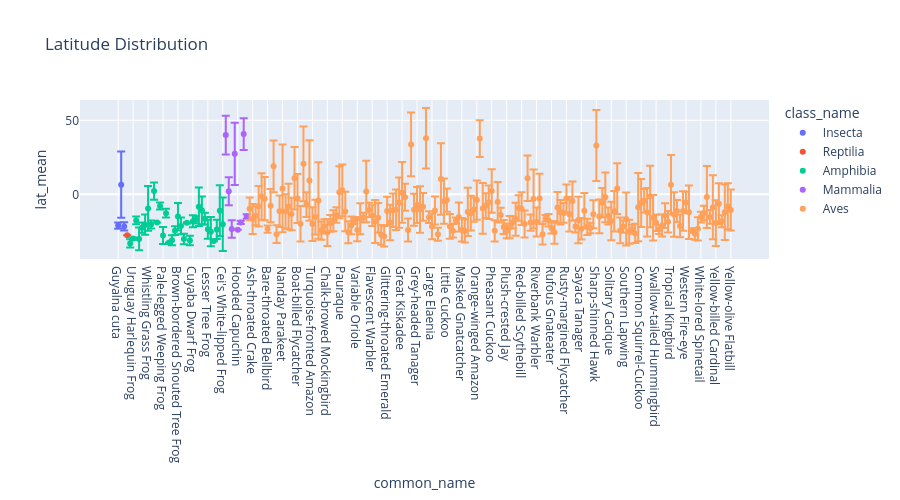

Notebook source saved alongside this figure:
### Code cell
fig = px.scatter(
    train_summary,
    x="common_name",
    y="lat_mean",
    error_y="lat_std",
    color="class_name",
    title="Latitude Distribution",
    height=500,
)
fig.show()

### Figure 1 — Plotly figure (JSON) as saved in the notebook; plotly's stock layout.template omitted (floating-point values rounded to 4 significant figures; data arrays with more than 128 entries replaced by an {"elided": "..."} marker saying what was removed)
{"data": [{"error_y": {"array": [2.107, 22.35, 2.814]}, "hovertemplate": "class_name=Insecta<br>common_name=%{x}<br>lat_mean=%{y}<extra></extra>", "legendgroup": "Insecta", "marker": {"color": "#636efa", "symbol": "circle"}, "mode": "markers", "name": "Insecta", "orientation": "v", "showlegend": true, "type": "scatter", "x": ["Guyalna cuta", "Giant Cicada", "Prionacris erosa"], "xaxis": "x", "y": [-21.08, 6.548, -21.68], "yaxis": "y"}, {"error_y": {"array": [0.0]}, "hovertemplate": "class_name=Reptilia<br>common_name=%{x}<br>lat_mean=%{y}<extra></extra>", "legendgroup": "Reptilia", "marker": {"color": "#EF553B", "symbol": "circle"}, "mode": "markers", "name": "Reptilia", "orientation": "v", "showlegend": true, "type": "scatter", "x": ["Southern Spectacled Caiman"], "xaxis": "x", "y": [-27.73], "yaxis": "y"}, {"error_y": {"array": [2.743, 0.7509, 2.621, 7.676, 3.501, 6.872, 15.09, 2.73, 5.771, 0.0, 2.348, 5.723, 2.967, 0.0, 3.363, 2.93, 9.204, 5.626, 3.541, 0.4023, 3.233, 4.094, 2.486, 13.06, 9.348, 3.929, 6.443, 9.952, 0.1203, 6.488, 17.14, 18.1]}, "hovertemplate": "class_name=Amphibia<br>common_name=%{x}<br>lat_mean=%{y}<extra></extra>", "legendgroup": "Amphibia", "marker": {"color": "#00cc96", "symbol": "circle"}, "mode": "markers", "name": "Amphibia", "orientation": "v", "showlegend": true, "type": "scatter", "x": ["Wrestler Frog", "Uruguay Harlequin Frog", "Basin White-lipped Frog", "Mustached Frog", "Pointedbelly Frog", "Marbled White-lipped Frog", "Whistling Grass Frog", "Pepper Frog", "Peter's Jungle Frog", "Central Dwarf Frog", "Bahia Dwarf Frog", "Pale-legged Weeping Frog", "Cope's Swamp Froglet", "Waxy Monkey Tree Frog", "Lesser Snouted Tree Frog", "Snouted Tree Frog", "Brown-bordered Snouted Tree Frog", "Mato Grosso Snouted Tree Frog", "Two-colored oval frog", "Muller's Termite Frog", "Weeping Frog", "Cuyaba Dwarf Frog", "Usina Tree Frog", "Polka-dot Tree Frog", "Chaco Tree Frog", "Yungas de la Paz Poison Frog", "Lesser Tree Frog", "Dwarf Tree Frog", "Paraguayan Swimming Frog", "Rococo Toad", "Milk Frog", "Cei's White-lipped Frog"], "xaxis": "x", "y": [-33.16, -29.88, -17.64, -30.16, -22.51, -20.47, -9.497, -20.41, 2.178, -19.0, -7.869, -27.78, -12.76, -32.49, -31.05, -24.58, -15.04, -21.33, -30.13, -19.27, -31.16, -18.18, -17.21, -8.357, -10.8, -16.44, -23.56, -25.22, -31.61, -23.7, -11.08, -20.23], "yaxis": "y"}, {"error_y": {"array": [13.05, 9.432, 5.949, 21.06, 0.0, 1.126, 10.77, 1.51]}, "hovertemplate": "class_name=Mammalia<br>common_name=%{x}<br>lat_mean=%{y}<extra></extra>", "legendgroup": "Mammalia", "marker": {"color": "#ab63fa", "symbol": "circle"}, "mode": "markers", "name": "Mammalia", "orientation": "v", "showlegend": true, "type": "scatter", "x": ["Feral Horse", "Jaguar", "Black Howling Monkey", "Domestic Dog", "Hooded Capuchin", "White-coated Titi", "Highland", "Black-tailed Marmoset"], "xaxis": "x", "y": [40.02, 2.1, -23.39, 27.36, -23.89, -19.0, 40.73, -15.03], "yaxis": "y"}, {"error_y": {"array": {"elided": "162 float values"}}, "hovertemplate": "class_name=Aves<br>common_name=%{x}<br>lat_mean=%{y}<extra></extra>", "legendgroup": "Aves", "marker": {"color": "#FFA15A", "symbol": "circle"}, "mode": "markers", "name": "Aves", "orientation": "v", "showlegend": true, "type": "scatter", "x": {"elided": "162 str values"}, "xaxis": "x", "y": {"elided": "162 float values"}, "yaxis": "y"}], "layout": {"height": 500, "legend": {"title": {"text": "class_name"}, "tracegroupgap": 0}, "title": {"text": "Latitude Distribution"}, "xaxis": {"anchor": "y", "domain": [0, 1], "title": {"text": "common_name"}}, "yaxis": {"anchor": "x", "domain": [0, 1], "title": {"text": "lat_mean"}}}}
